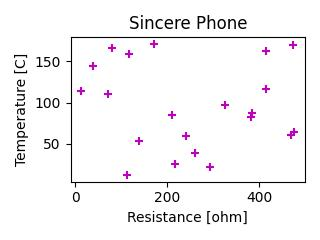
#> input picture ObjectRecognition/yolo/dataset/test/0000.jpg, 320 x 240 px
$ python -i ocr.py   (imports and definitions only)
#> lines starting #> are read from the running program, lines starting #| are printed output that depends on the picture; after the words box and inside, x2 and y2 are one past the last pixel; in counts of white or black regions, pixels touching at a corner belong together
#> in read_y_axis_label, image is the input picture: shape (240, 320, 3); mean B, G, R 245.6, 244.5, 245.6
import os
import pytesseract
import cv2
import numpy as np
import re


def preprocess_image(image):
    # resize image
    res = cv2.resize(image, None, fx=2.5, fy=2.5, interpolation=cv2.INTER_CUBIC)
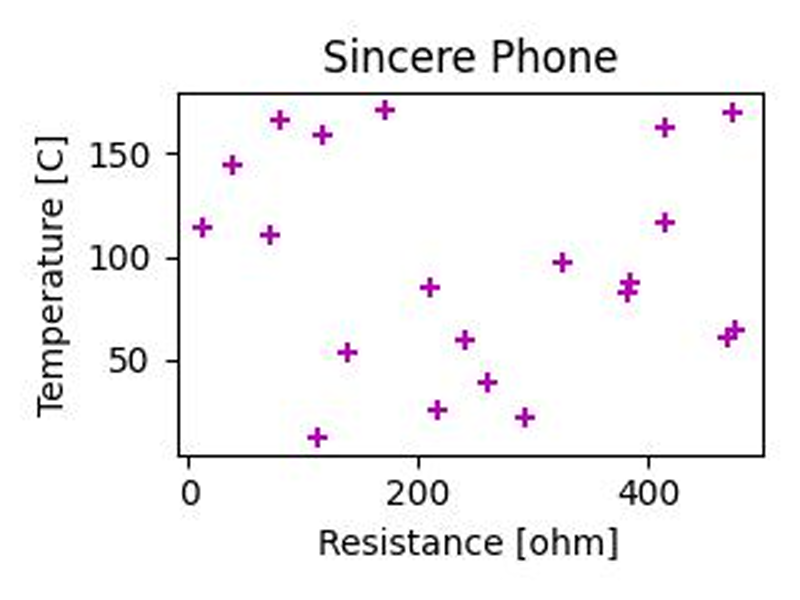
#> res: shape (600, 800, 3); mean B, G, R 245.2, 244.2, 245.2

    # clean image
    gray = cv2.cvtColor(res, cv2.COLOR_BGR2GRAY)
    clean = cv2.bitwise_not(gray)
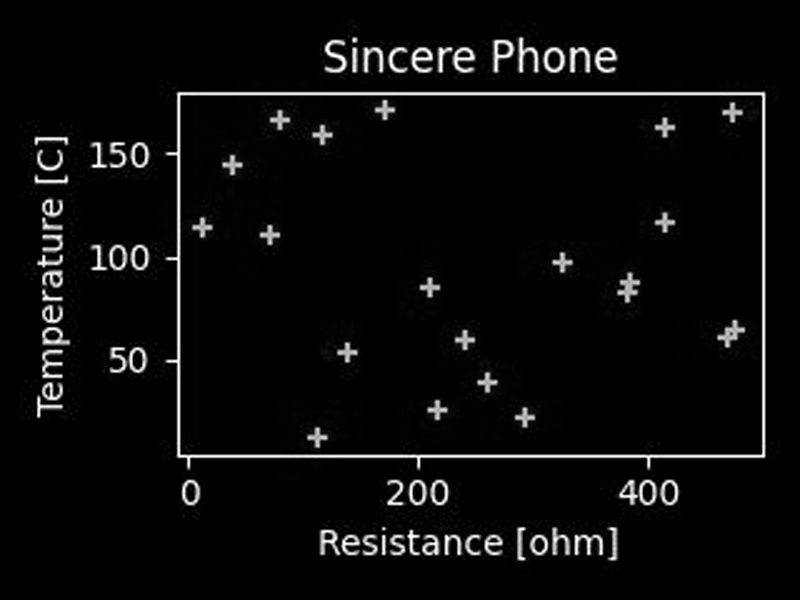
#> clean: shape (600, 800); min 0, max 255, mean 10.4

    # noise reduction
    kernel = np.ones((1, 1), np.uint8)
    nrd = cv2.dilate(clean, kernel, iterations=1)
    nrd = cv2.erode(nrd, kernel, iterations=1)

    # filter color
    processed_image = cv2.bilateralFilter(nrd, 9, 75, 75)

    thr1 = cv2.threshold(
        processed_image, 0, 255, cv2.THRESH_BINARY_INV + cv2.THRESH_OTSU
    )[1]
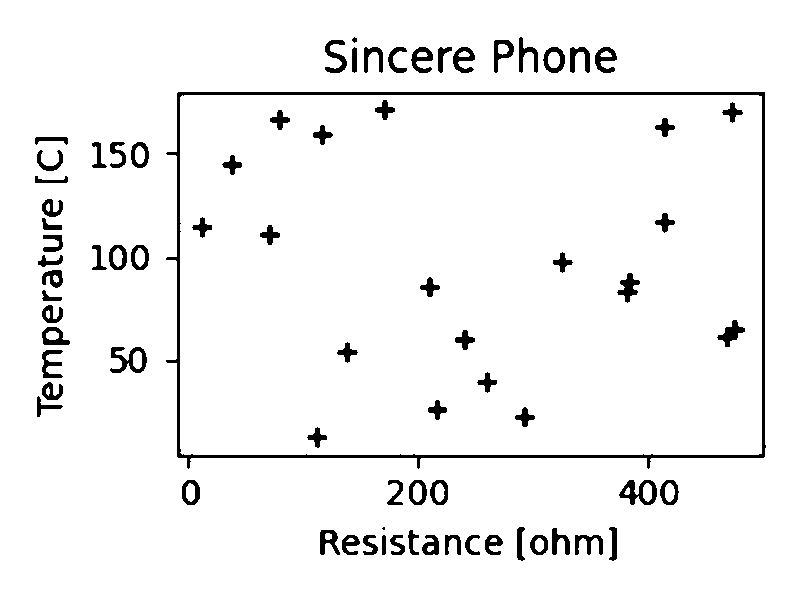
#> thr1: shape (600, 800); 95.5% white; 76 black regions (1 under 20 px), largest, box (x1, y1, x2, y2) and area: (166, 92, 766, 469) 5912, (619, 480, 657, 505) 459, (110, 347, 147, 373) 457

    return thr1


# [38 lines left out: functions read_title, read_x_axis_label, not called in this run]


def read_y_axis_label(image):
    image = cv2.imread(image)
    image = preprocess_image(image)

    (height, width) = image.shape
#> height = 600; width = 800
    w = round(width * 0.10)
#> w = 80
    h = height
#> h = 600
    x = 0
    y = 0

    img_mrz = image[y : y + h, x : x + w]
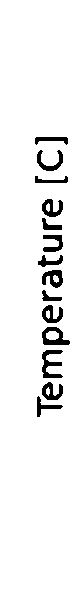
#> img_mrz: shape (600, 80); 94.5% white; 14 black regions, largest, box (x1, y1, x2, y2) and area: (42, 350, 63, 378) 292, (42, 327, 70, 345) 272, (42, 270, 63, 288) 228
    img_mrz = cv2.GaussianBlur(img_mrz, (3, 3), 0)
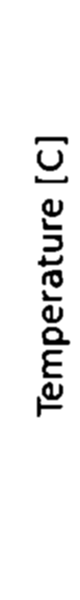
#> img_mrz: shape (600, 80); min 0, max 255, mean 241
    ret, img_mrz = cv2.threshold(img_mrz, 127, 255, cv2.THRESH_TOZERO)
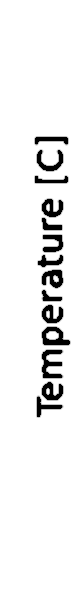
#> img_mrz: shape (600, 80); min 0, max 255, mean 239.2

    rotated_image = cv2.rotate(img_mrz, cv2.ROTATE_90_CLOCKWISE)
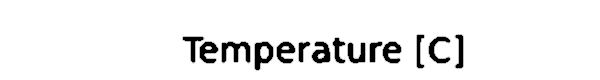
#> rotated_image: shape (80, 600); min 0, max 255, mean 239.2

#> (the run stopped early here; a loop or call above may not have finished)

$ run again, on ObjectRecognition/yolo/dataset/test/0001.jpg
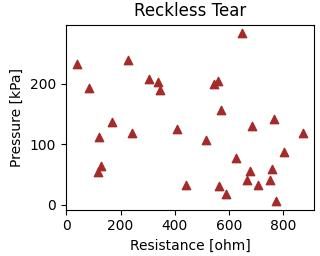
#> input picture ObjectRecognition/yolo/dataset/test/0001.jpg, 320 x 256 px
#> in read_y_axis_label, image is the input picture: shape (256, 320, 3); mean B, G, R 241.8, 241.8, 244
#> in preprocess_image, `thr1 = cv2.threshold( processed_image, 0, 255, cv2.THRESH_BINARY_INV +..`:
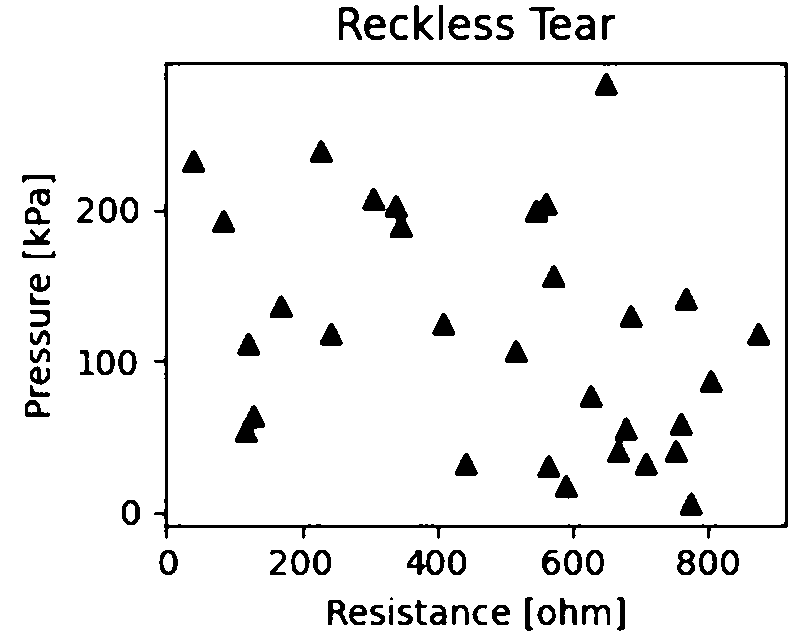
#> thr1: shape (640, 800); 94.1% white; 87 black regions (1 under 20 px), largest, box (x1, y1, x2, y2) and area: (154, 62, 788, 539) 6868, (362, 188, 413, 238) 1007, (607, 417, 638, 463) 672
#> in read_y_axis_label, `rotated_image = cv2.rotate(img_mrz, cv2.ROTATE_90_CLOCKWISE)`:
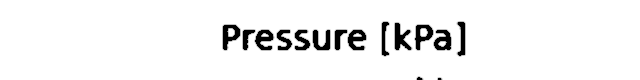
#> rotated_image: shape (80, 640); min 0, max 255, mean 241.7

$ run again, on ObjectRecognition/yolo/dataset/test/0002.jpg
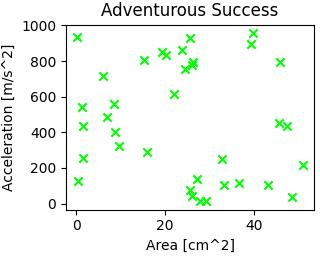
#> input picture ObjectRecognition/yolo/dataset/test/0002.jpg, 320 x 256 px
#> in read_y_axis_label, image is the input picture: shape (256, 320, 3); mean B, G, R 240.2, 244.7, 240.2
#> in preprocess_image, `thr1 = cv2.threshold( processed_image, 0, 255, cv2.THRESH_BINARY_INV +..`:
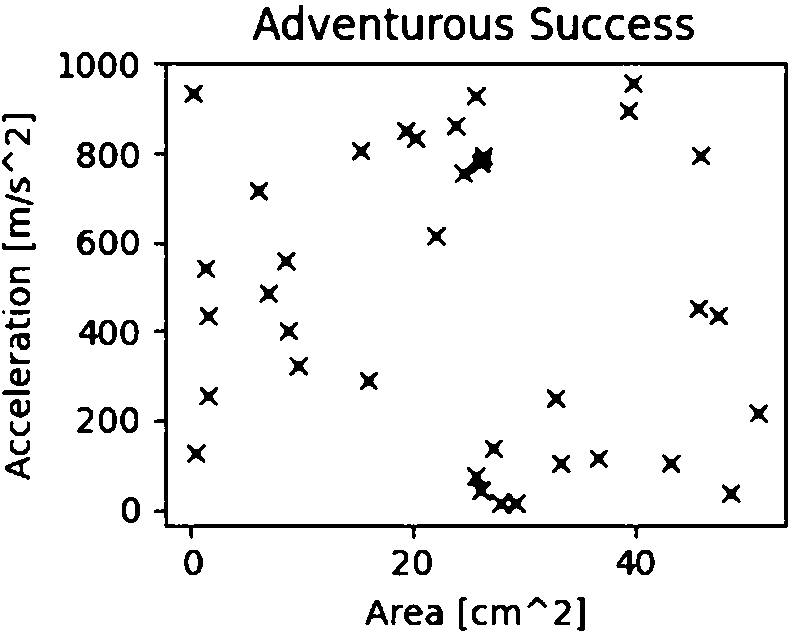
#> thr1: shape (640, 800); 93.9% white; 99 black regions (1 under 20 px), largest, box (x1, y1, x2, y2) and area: (154, 62, 788, 539) 8919, (467, 467, 526, 514) 831, (454, 147, 493, 183) 611
#> in read_y_axis_label, `rotated_image = cv2.rotate(img_mrz, cv2.ROTATE_90_CLOCKWISE)`:
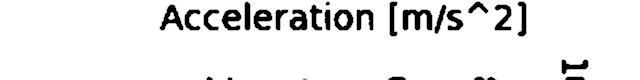
#> rotated_image: shape (80, 640); min 0, max 255, mean 234.7

$ run again, on ObjectRecognition/yolo/dataset/test/0003.jpg
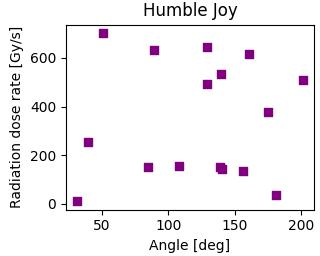
#> input picture ObjectRecognition/yolo/dataset/test/0003.jpg, 320 x 256 px
#> in read_y_axis_label, image is the input picture: shape (256, 320, 3); mean B, G, R 243.8, 241.9, 243.8
#> thr1: shape (640, 800); 94.5% white; 79 black regions (2 under 20 px), largest, box (x1, y1, x2, y2) and area: (154, 62, 788, 539) 6807, (540, 407, 568, 435) 734, (247, 72, 270, 96) 527
#> in read_y_axis_label, `rotated_image = cv2.rotate(img_mrz, cv2.ROTATE_90_CLOCKWISE)`:
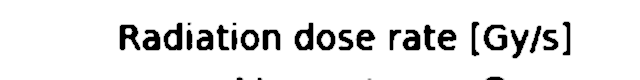
#> rotated_image: shape (80, 640); min 0, max 255, mean 231.5
